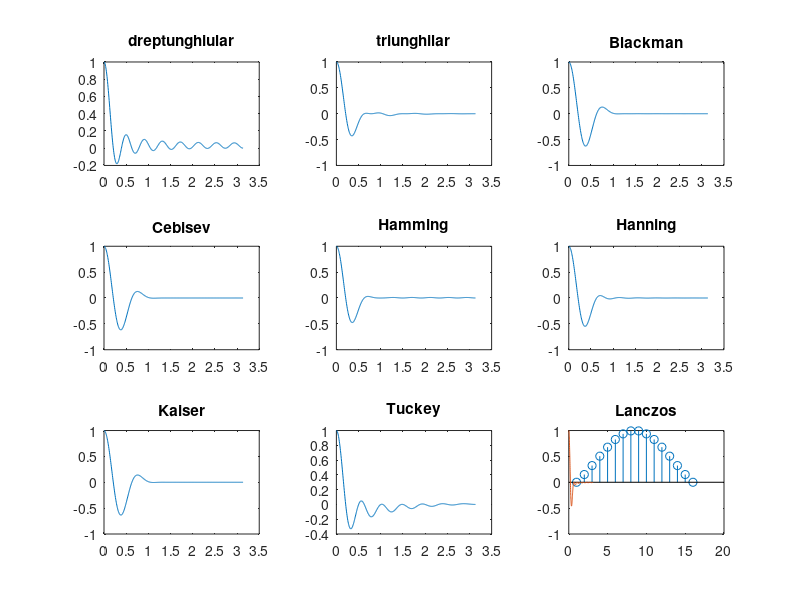
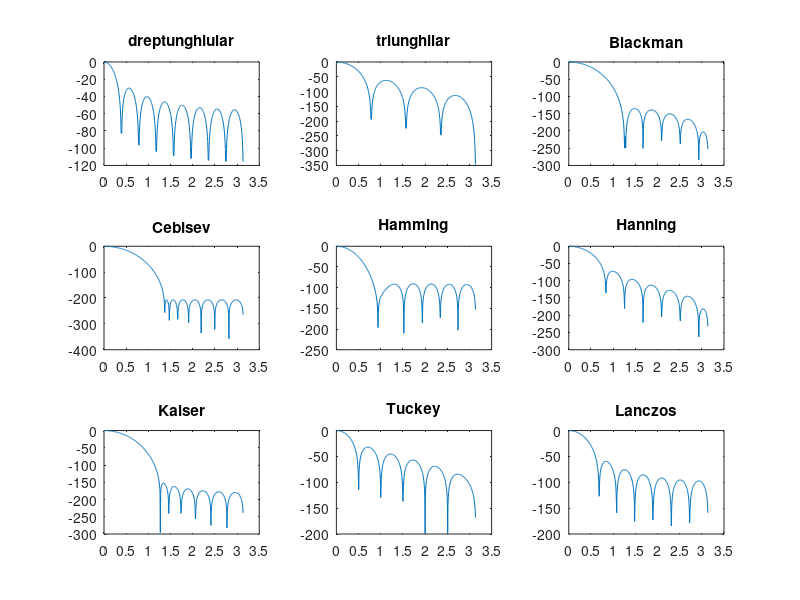

Write MATLAB code to recreate these figures, in order.
%% subpunctul a)
clc; clear; close all;
M = 16;
r = 90;
beta = 9;
L = 1;
alfa = 0.33;
n = 0 : M-1;

w1 = boxcar(M) ;        % Fereastra dreptunghiulara
w2 = triang(M) ;        % Fereastra triunghiulara
w3 = blackman(M) ;      % Fereastra Blackman
w4 = chebwin(M,r) ;     % Fereastra Cebisev
w5 = hamming(M) ;       % Fereastra Hamming
w6 = hanning(M) ;       % Fereastra Hanning
w7 = kaiser(M,beta) ;   % Fereastra Kaiser
w8 = tukeywin(M,alfa) ; % Fereastra Tuckey
w9 = (sinc(2*(2*n-M+1)/(2*(M-1)))).^L; %Fereastra Lanczos

subplot(3, 3, 1)
stem(w1);
title('dreptunghiular');
subplot(3, 3, 2)
stem(w2);
title('triunghilar');
subplot(3, 3, 3)
stem(w3);
title('Blackman');
subplot(3, 3, 4)
stem(w4);
title('Cebisev');
subplot(3, 3, 5)
stem(w5);
title('Hamming');
subplot(3, 3, 6)
stem(w6);
title('Hanning');
subplot(3, 3, 7)
stem(w7);
title('Kaiser');
subplot(3, 3, 8)
stem(w8);
title('Tuckey');
subplot(3, 3, 9)
stem(w9);
title('Lanczos');

%% Subpunctul b)

wb1 = w1/sum(w1);       %Normare
[W1,om1] = freqz(wb1);  %Calcul raspuns in frecventa

wb2 = w2/sum(w2);
[W2,om2] = freqz(wb2);

wb3 = w3/sum(w3);
[W3,om3] = freqz(wb3);

wb4 = w4/sum(w4);
[W4,om4] = freqz(wb4);

wb5 = w5/sum(w5);
[W5,om5] = freqz(wb5);

wb6 = w6/sum(w6);
[W6,om6] = freqz(wb6);

wb7 = w7/sum(w7);
[W7,om7] = freqz(wb7);

wb8 = w8/sum(w8);
[W8,om8] = freqz(wb8);

wb9 = w9/sum(w9);
[W9,om9] = freqz(wb9);

%Reprezentare adimensionala
figure(1); hold on;
subplot(3, 3, 1)
plot(om1,W1);
title('dreptunghiular');
subplot(3, 3, 2)
plot(om2,W2);
title('triunghilar');
subplot(3, 3, 3)
plot(om3,W3);
title('Blackman');
subplot(3, 3, 4)
plot(om4,W4);
title('Cebisev');
subplot(3, 3, 5)
plot(om5,W5);
title('Hamming');
subplot(3, 3, 6)
plot(om6,W6);
title('Hanning');
subplot(3, 3, 7)
plot(om7,W7);
title('Kaiser');
subplot(3, 3, 8)
plot(om8,W8);
title('Tuckey');
subplot(3, 3, 9)
plot(om9,W9);
title('Lanczos');
hold off;

%Reprezentare in decibeli
figure(2); hold on;
subplot(3, 3, 1)
plot(om1,20*log(W1));
title('dreptunghiular');
subplot(3, 3, 2)
plot(om2,20*log(W2));
title('triunghilar');
subplot(3, 3, 3)
plot(om3,20*log(W3));
title('Blackman');
subplot(3, 3, 4)
plot(om4,20*log(W4));
title('Cebisev');
subplot(3, 3, 5)
plot(om5,20*log(W5));
title('Hamming');
subplot(3, 3, 6)
plot(om6,20*log(W6));
title('Hanning');
subplot(3, 3, 7)
plot(om7,20*log(W7));
title('Kaiser');
subplot(3, 3, 8)
plot(om8,20*log(W8));
title('Tuckey');
subplot(3, 3, 9)
plot(om9,20*log(W9));
title('Lanczos');
hold off;

%% Subpunctul c)
%Pentru ca semnalul sa se apropie cat mai mult de un impuls Dirac, trebuie
%sa avem in vedere ca lobul principal sa fie cat mai ingust si cat mai
%inalt(3), atenuarea sa fie buna in banda de taiere(1) si atenuarea la capatul de
%banda(2).
%Tinand cont de aceste caracteristici, o clasificare ar fi:
%1. Kaiser
%2. Cebisev
%3. Blackman
%4. Hanning
%5. Lanczos
%6. Tuckey
%7. Hamming
%8. Triunghiular
%9. Dreptunghiular
